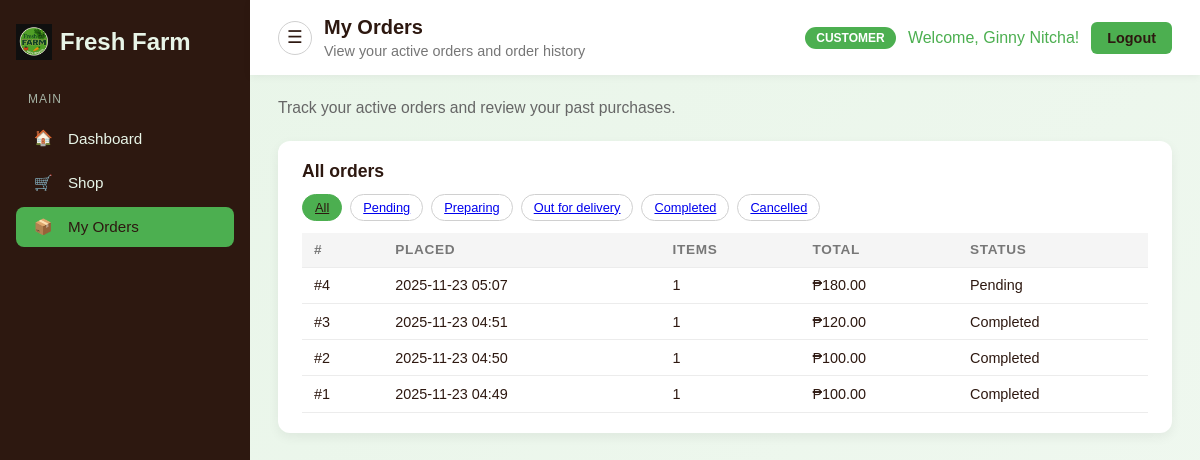
The app's page /my-orders/ (signed in) with its own data.
### fresh_app/models.py (models this page shows, shortened)
class Order(models.Model):
    STATUS_PENDING = 'pending'
    STATUS_PREPARING = 'preparing'
    STATUS_OUT_FOR_DELIVERY = 'out_for_delivery'
    STATUS_COMPLETED = 'completed'
    STATUS_CANCELLED = 'cancelled'
    STATUS_CHOICES = [
        (STATUS_PENDING, 'Pending'),
        (STATUS_PREPARING, 'Preparing'),
        (STATUS_OUT_FOR_DELIVERY, 'Out for delivery'),
        (STATUS_COMPLETED, 'Completed'),
        (STATUS_CANCELLED, 'Cancelled'),
    ]
    customer = models.ForeignKey(User, null=True, blank=True, on_delete=models.SET_NULL, related_name='orders')
    status = models.CharField(max_length=20, choices=STATUS_CHOICES, default=STATUS_PENDING)
    delivery_fee = models.DecimalField(max_digits=10, decimal_places=2, default=0)
    created_at = models.DateTimeField(auto_now_add=True)
    updated_at = models.DateTimeField(auto_now=True)

### fresh_app/views.py (the view)
# urls.py: path('my-orders/', views.customer_orders, name='customer_orders'),
def customer_orders(request):
    if not request.user.is_authenticated:
        return redirect('login')
    if request.user.is_superuser or request.user.is_staff:
        return redirect('admin_dashboard')
    customer = request.user
    base_orders = (
        Order.objects.filter(customer=customer)
        .annotate(
            items_count=Count('items', distinct=True),
            total_amount=Sum(
                F('items__quantity') * F('items__price'),
                output_field=DecimalField(max_digits=12, decimal_places=2),
            ),
        )
        .order_by('-created_at')
    )
    status_filter = request.GET.get('status', 'all')
    orders = base_orders
    if status_filter != 'all':
        orders = orders.filter(status=status_filter)
    active_orders = base_orders.filter(
        status__in=[
            Order.STATUS_PENDING,
            Order.STATUS_PREPARING,
            Order.STATUS_OUT_FOR_DELIVERY,
        ]
    )
    context = {
        'orders': orders,
        'active_orders': active_orders,
        'status_filter': status_filter,
    }
    return render(request, 'customer_orders.html', context)

### templates/customer_orders.html (shortened to what this page needs)
{% extends 'customer_base.html' %}
{% block nav_orders_active %}active{% endblock %}
{% block page_title %}My Orders{% endblock %}
{% block page_subtitle %}View your active orders and order history{% endblock %}
{% block content %}
    <div class="page-header">
        <p>Track your active orders and review your past purchases.</p>
    </div>
    <section class="card">
        <div class="card-header">
            <h2 class="card-title">All orders</h2>
        </div>
        <div class="toolbar" style="margin-bottom: 0.75rem;">
            <div class="pill-filters">
                <a href="{% url 'customer_orders' %}?status=all" class="pill{% if status_filter == 'all' %} active{% endif %}">All</a>
                <a href="{% url 'customer_orders' %}?status=pending" class="pill{% if status_filter == 'pending' %} active{% endif %}">Pending</a>
                <a href="{% url 'customer_orders' %}?status=preparing" class="pill{% if status_filter == 'preparing' %} active{% endif %}">Preparing</a>
                <a href="{% url 'customer_orders' %}?status=out_for_delivery" class="pill{% if status_filter == 'out_for_delivery' %} active{% endif %}">Out for delivery</a>
                <a href="{% url 'customer_orders' %}?status=completed" class="pill{% if status_filter == 'completed' %} active{% endif %}">Completed</a>
                <a href="{% url 'customer_orders' %}?status=cancelled" class="pill{% if status_filter == 'cancelled' %} active{% endif %}">Cancelled</a>
            </div>
        </div>
        <div class="table-wrapper">
            <table>
                <thead>
                    <tr>
                        <th>#</th>
                        <th>Placed</th>
                        <th>Items</th>
                        <th>Total</th>
                        <th>Status</th>
                    </tr>
                </thead>
                <tbody>
                    {% for order in orders %}
                        <tr>
                            <td>#{{ order.id }}</td>
                            <td>{{ order.created_at|date:"Y-m-d H:i" }}</td>
                            <td>{{ order.items_count|default:0 }}</td>
                            <td>₱{{ order.total_amount|default:0|floatformat:2 }}</td>
                            <td>{{ order.get_status_display }}</td>
                        </tr>
                    {% empty %}
                        <tr>
                            <td colspan="5" class="muted-text">You don't have any orders yet.</td>
                        </tr>
                    {% endfor %}
                </tbody>
            </table>
        </div>
    </section>
{% endblock %}

### templates/customer_base.html (shortened to what this page needs)
<!DOCTYPE html>
<html lang="en">
<head>
    {% load static %}
</head>
<body>
    <div class="layout" id="customer-layout">
        <aside class="sidebar">
            <div class="sidebar-logo">
                <img src="{% static 'images/Fresh_Farm.png.jpg' %}" alt="Fresh Farm logo" class="sidebar-logo-image">
                <span>Fresh Farm</span>
            </div>
            <nav class="sidebar-nav">
                <div class="nav-label">Main</div>
                <a href="{% url 'customer_dashboard' %}" class="nav-link {% block nav_dashboard_active %}{% endblock %}">
                    <span class="nav-icon">🏠</span>
                    <span>Dashboard</span>
                </a>
                <a href="{% url 'shop_now' %}" class="nav-link {% block nav_home_active %}{% endblock %}">
                    <span class="nav-icon">🛒</span>
                    <span>Shop</span>
                </a>
                <a href="{% url 'customer_orders' %}" class="nav-link {% block nav_orders_active %}{% endblock %}">
                    <span class="nav-icon">📦</span>
                    <span>My Orders</span>
                </a>
            </nav>
        </aside>
        <div class="main-area">
            <header class="topbar">
                <div class="topbar-left">
                    <button type="button" class="sidebar-toggle" id="sidebarToggle" aria-label="Toggle sidebar">☰</button>
                    <div class="topbar-title">
                        <div class="topbar-label">{% block page_title %}Dashboard{% endblock %}</div>
                        <div class="topbar-subtitle">{% block page_subtitle %}Overview of your orders and activity{% endblock %}</div>
                    </div>
                </div>
                <div class="user-info">
                    <span class="customer-badge">CUSTOMER</span>
                    <span>Welcome, {{ user.first_name }} {{ user.last_name }}!</span>
                    <a href="{% url 'logout' %}" class="logout-btn">Logout</a>
                </div>
            </header>
            <main class="content-wrapper">
                {% block content %}{% endblock %}
            </main>
        </div>
    </div>
</body>
</html>

### templates/customer_base.html (style rules this page uses)
* { margin: 0; padding: 0; box-sizing: border-box; }
body { font-family: 'Arial', sans-serif; background: linear-gradient(135deg, #e8f5e8 0%, #f0f8f0 100%); min-height: 100vh; color: #2d1810; }
.layout { display: flex; min-height: 100vh; }
.sidebar { width: 250px; background-color: #2d1810; color: #e8f5e8; padding: 1.5rem 1rem; display: flex; flex-direction: column; gap: 2rem; transition: width 0.2s ease; }
.sidebar-logo { display: flex; align-items: center; gap: 0.5rem; font-size: 1.5rem; font-weight: bold; color: #4CAF50; white-space: nowrap; }
.sidebar-logo span { color: #e8f5e8; }
.sidebar-logo-image { height: 36px; width: auto; display: block; }
.sidebar-nav { display: flex; flex-direction: column; gap: 0.25rem; }
.nav-label { text-transform: uppercase; font-size: 0.75rem; letter-spacing: 0.08em; color: #a5b3a5; margin-bottom: 0.5rem; padding: 0 0.75rem; }
.nav-link { display: flex; align-items: center; gap: 0.75rem; padding: 0.7rem 0.9rem; border-radius: 8px; text-decoration: none; color: #e8f5e8; font-size: 0.95rem; font-weight: 500; transition: background-color 0.2s, transform 0.1s; }
.nav-link.active { background-color: #4CAF50; color: #2d1810; }
.nav-icon { width: 1.6rem; text-align: center; }
.main-area { flex: 1; display: flex; flex-direction: column; }
.topbar { background-color: #ffffff; padding: 1rem 1.75rem; box-shadow: 0 2px 8px rgba(0,0,0,0.05); display: flex; align-items: center; justify-content: space-between; }
.topbar-left { display: flex; align-items: center; gap: 0.75rem; }
.topbar-title { display: flex; flex-direction: column; gap: 0.25rem; }
.sidebar-toggle { display: inline-flex; align-items: center; justify-content: center; width: 34px; height: 34px; border-radius: 999px; border: 1px solid #d0d0d0; background-color: #ffffff; cursor: pointer; font-size: 1.1rem; color: #2d1810; transition: background-color 0.2s, box-shadow 0.2s, transform 0.1s; }
.topbar-label { font-size: 1.25rem; font-weight: 600; color: #2d1810; }
.topbar-subtitle { font-size: 0.9rem; color: #767676; }
.user-info { display: flex; align-items: center; gap: 0.75rem; color: #4CAF50; }
.customer-badge { background-color: #4CAF50; color: #ffffff; padding: 0.25rem 0.7rem; border-radius: 999px; font-size: 0.75rem; font-weight: bold; }
.logout-btn { background-color: #4CAF50; color: #2d1810; padding: 0.5rem 1rem; text-decoration: none; border-radius: 6px; font-weight: 600; border: none; cursor: pointer; font-size: 0.9rem; transition: background-color 0.2s, transform 0.1s, box-shadow 0.2s; }
.content-wrapper { padding: 1.5rem 1.75rem 2.5rem; }
.page-header { margin-bottom: 1.5rem; }
.page-header p { color: #666; font-size: 0.98rem; }
.card { background-color: #ffffff; border-radius: 12px; padding: 1.25rem 1.5rem; box-shadow: 0 4px 12px rgba(0,0,0,0.06); }
.card-header { display: flex; align-items: center; justify-content: space-between; margin-bottom: 0.75rem; }
.card-title { font-size: 1.1rem; font-weight: 600; }
.table-wrapper { width: 100%; overflow-x: auto; }
table { width: 100%; border-collapse: collapse; font-size: 0.9rem; }
thead { background-color: #f5f5f5; }
th, td { padding: 0.6rem 0.75rem; text-align: left; border-bottom: 1px solid #ececec; white-space: nowrap; }
th { font-weight: 600; font-size: 0.85rem; text-transform: uppercase; letter-spacing: 0.05em; color: #777; }
.toolbar { display: flex; flex-wrap: wrap; justify-content: space-between; gap: 0.75rem; margin-bottom: 1rem; }
.pill-filters { display: flex; flex-wrap: wrap; gap: 0.5rem; }
.pill { padding: 0.3rem 0.75rem; border-radius: 999px; border: 1px solid #d0d0d0; font-size: 0.8rem; cursor: pointer; background-color: #ffffff; }
.pill.active { background-color: #4CAF50; color: #2d1810; border-color: #4CAF50; }

### records on screen
Order: id "4", created_at "2025-11-23 05:07", items_count "1", total_amount "180.00", status "Pending"
Order: id "3", created_at "2025-11-23 04:51", items_count "1", total_amount "120.00", status "Completed"
Order: id "2", created_at "2025-11-23 04:50", items_count "1", total_amount "100.00", status "Completed"
Order: id "1", created_at "2025-11-23 04:49", items_count "1", total_amount "100.00", status "Completed"

### other values on screen
{{ user.first_name }} "Ginny"
{{ user.last_name }} "Nitcha"
